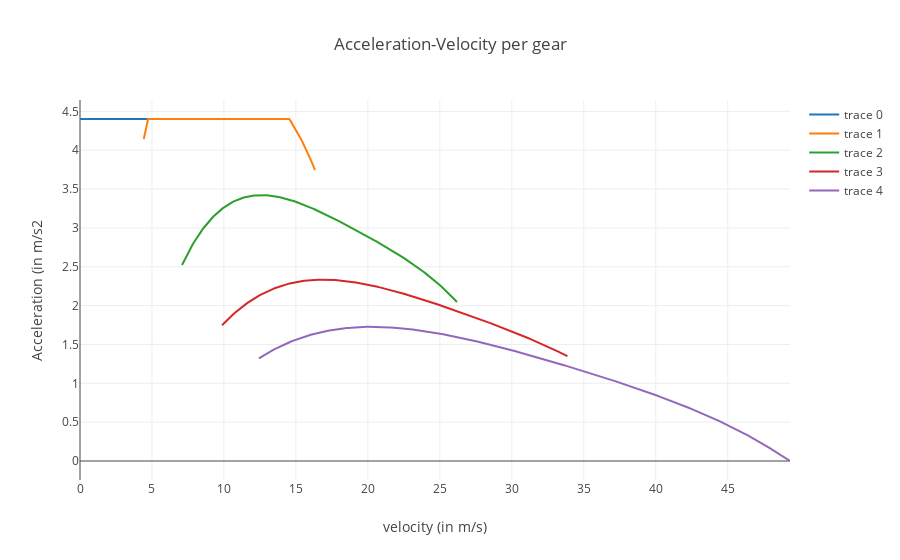

Notebook source saved alongside this figure:
### Code cell
# plots final acceleration curve per gear.
outputs = sol['outputs'] # outputs of the dispatcher
layout = go.Layout(title="Acceleration-Velocity per gear",
                xaxis=dict(title='velocity (in m/s)'),
                yaxis=dict(title='Acceleration (in m/s2'))
data = outputs['discrete_acceleration_curves']
fig = go.Figure(data=data, layout=layout)
iplot(fig)
